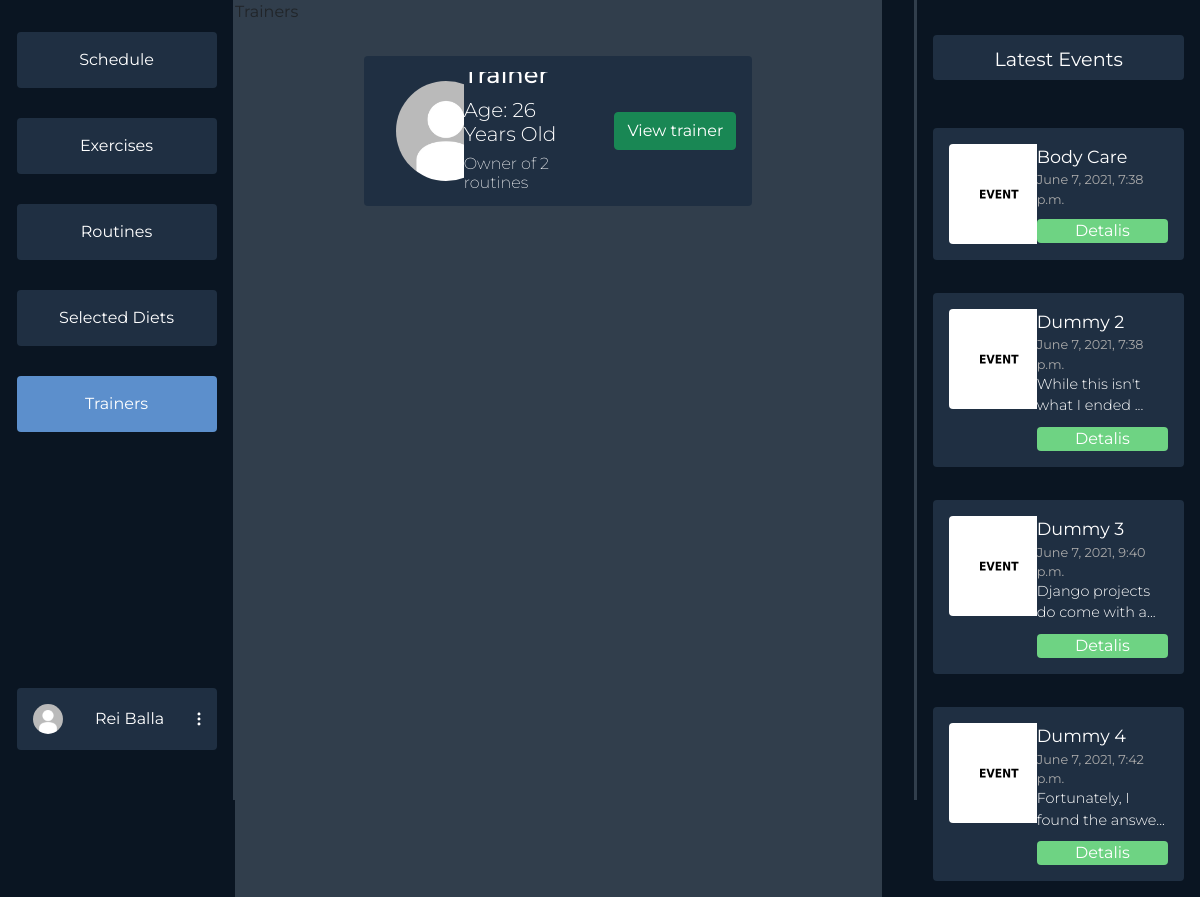
The page /dashboard/trainers/ (signed in) on the database its author committed.
### users/models.py (models this page shows, shortened)
class Profile(models.Model):
    user = models.OneToOneField(User, on_delete=models.CASCADE)
    profile_photo = models.ImageField(
        upload_to='media/profiles/', default='profiles/default.jpg')
    height = models.FloatField(default=170.0)
    weight = models.FloatField(default=60.0)
    weight_goal = models.FloatField(default=70.0)
    GENDER_CHOICES = (('F', 'Female'), ('M', 'Male'), ('O', 'Other'))
    gender = models.CharField(
        max_length=9, choices=GENDER_CHOICES, default=GENDER_CHOICES[0])
    FREQUENCY = (
        ('3x', '3 Times a Week'),
        ('4x', '4 Times a Week'),
        ('5x', '5 Times a Week'),
        ('6x', '6 Times a Week'),
    )
    week_frequency = models.CharField(
        max_length=20, choices=FREQUENCY, default=FREQUENCY[0])
    profile_complete = models.BooleanField(default=False)
    selected_diets = models.ManyToManyField(DietPlan, blank=True)
    age = models.IntegerField(null=True)

### dashboards/models.py (models this page shows, shortened)
class Event(models.Model):
    title = models.CharField(max_length=60, blank=True)
    date = models.DateTimeField(default=datetime.now(), blank=True)
    desc = models.TextField(blank=True)
    thumbnail = models.ImageField(
        upload_to='events/', default='events/default.jpg')

### dashboards/user_views.py (the view)
# urls.py: path('trainers/', user_views.trainers,
@login_required(login_url='login')
def trainers(request):
    events = Event.objects.all()[:4]
    routines = Routine.objects.all()
    routines_owned = []
    trainers = User.objects.all().filter(groups__name='trainer')
    for trainer in trainers:
        routines_owned.append(
            sum([1 for ru in routines if ru.owner == trainer]))
    context = {'options': TRAINERS_NAV, 'events': events,
               'trainers_info': zip(trainers, routines_owned)}
    return render(request, 'dashboards/user/trainers.html', context)

### dashboards/templates/dashboards/user/trainers.html
{% extends 'dashboards/user/dashboard.html' %}
{% load static %}
{% block styles %}
<link rel="stylesheet" href="{% static 'css/dashboards/trainers.css' %}">
{% endblock styles %}
{% block middle %}
<div class="showing-where-you-are">
    Trainers
    </div>
<div class="trainers">
    {% for trainer, nrofroutines in trainers_info %}
    <div class="trainer">
        <div class="left">
            <div class="profile"><img id="profil" src="{{trainer.profile.profile_photo.url}}" ></div>
            <div class="info">
               {% if trainer.get_full_name %}
                <h4>{{trainer.get_full_name}}</h4>
                {% else %}
                <h4>{{trainer.username}}</h4>
                {% endif %}
                <h5>Age: {{ trainer.profile.age }} Years Old</h5>
                <h6>Owner of {{nrofroutines}} routines</h6>
            </div>
        </div>
        <div class="right">
            <a href="{% url 'userdashboard-trainer-details' trainer.id %}" class="btn btn-success">View trainer</a>
        </div>
    </div>
    {% endfor %}
</div>
{% endblock middle %}

### dashboards/templates/dashboards/user/dashboard.html (shortened to what this page needs)
{% load static %}
<html>
  <head>
    <link href="https://cdn.jsdelivr.net/npm/bootstrap@5.0.1/dist/css/bootstrap.min.css" rel="stylesheet">
    <link rel="stylesheet" href="{% static 'css/dashboards/main.css' %}">
    <link rel="stylesheet" href="https://cdn.jsdelivr.net/npm/bootstrap-select@1.13.14/dist/css/bootstrap-select.min.css">
    {% block styles %}
    {% endblock styles %}
  </head>
  <body>
  {% block content %}
  {% if user.is_authenticated %}
  <div class="mycontainer">
    <div class="navigation">
      <div class="nav-col">
        <div class="options">
          {% for key, item in options.items %}
            {% if item.isActive %}
            <a class="option-active" href="/dashboard/{{item.url}}">{{ item.name }}</a>
            {% else %}
            <a class="option" href="/dashboard/{{item.url}}">{{ item.name }}</a>
            {% endif %}
          {% endfor %}
        </div>
        <div class="profile-wrapper">
          <div class="user-btn">
            <div class="profile-pic"><img src="{{ user.profile.profile_photo.url }}" alt=""></div>
            {% if user.first_name %}
            <span>{{user.get_full_name}}</span>
            {% else %}
            <span>{{user.username}}</span>
            {% endif %}
            <div class="three-dot"><img src="{% static 'svg/3dots.svg' %}" alt=""></div>
          </div>
        </div>
      </div>
      <div class="divider"></div>
    </div>
    <div class="middle">
    {% block middle %}
    {% endblock middle %}
    </div>
    <div class="events-section">
      <div class="divider"></div>
      <div class="events">
        <div class="latest">
          Latest Events
        </div>
        <div class="items overflow-auto">
        {% for item in events %}
          <div class="event-item">
            <div class="event-item-left">
              <div class="event-thumb"><img src="{{item.thumbnail.url}}"></div>
            </div>
            <div class="event-item-right">
              <div class="title">{{item.title}}</div>
              <div class="date">{{item.date}}</div>
              {% if item.desc|length > 30 %}
                <div class="desc">{{item.desc|slice:":30"}}...</div>
              {% else %}
                <div class="desc">{{item.desc}}</div>
              {% endif %}
              <div class="details">Detalis</div>
            </div>
          </div>
        {% endfor %}
        </div>
      </div>
    </div>
  </div>
  {% endif %}
  {% endblock content %}
  </body>
<html>

### static/css/dashboards/main.css (style rules this page uses)
* { margin: 0; font-family: "Montserrat", sans-serif; overflow: hidden; }
body { background-color: #0a1522; }
.mycontainer { display: flex; flex-direction: row; justify-content: space-between; }
.navigation { width: 20vw; }
.nav-col { display: flex; flex-direction: column; align-items: flex-end; margin: 1em; }
.options { margin-left: 7em; display: flex; flex-direction: column; justify-content: space-between; margin-top: 1em; height: 400px; }
.option { background-color: #1f2f42; color: #fff; padding: 1em; padding-right: 1em; padding-left: 1em; width: 200px; text-align: center; border-radius: 4px; }
a { text-decoration: none; }
.option-active { background-color: #5c8fcc; color: #fff; padding: 1em; padding-right: 1em; padding-left: 1em; width: 200px; text-align: center; border-radius: 4px; }
.user-btn { background-color: #1f2f42; color: #fff; padding: 1em; padding-right: 1em; padding-left: 1em; width: 200px; text-align: center; border-radius: 4px; margin-top: 16em; display: flex; flex-direction: row; align-items: center; justify-content: space-between; }
.profile-pic img { height: 30px; border-radius: 50%; width: auto; }
.navigation { display: flex; flex-direction: row; }
.divider { background-color: #313e4c; width: 4px; height: 100vh; margin: 0; padding: 0; z-index: 10; }
.middle { margin-right: 2em; width: 55vw; background-color: #313e4c; }
.events-section { margin-right: 1em; width: 23vw; display: flex; flex-direction: row; }
.event-thumb img { width: 100px; height: auto; border-radius: 4px; }
.latest { margin-top: 1em; background-color: #1f2f42; color: white; border-radius: 4px; padding: 0.5em 1em 0.5em 1em; text-align: center; font-size: 1.2em; }
.events { margin-top: 1em; margin-left: 1em; display: flex; flex-direction: column; color: white; width: 100%; }
.items { height: 200px; max-height: 800px; margin-top: 2em; display: flex; flex-direction: column; justify-content: space-between; height: 100%; }
.event-item { background-color: #1f2f42; border-radius: 4px; padding: 1em; display: flex; flex-direction: row; margin: 1em 0 1em 0; }
.event-item-left { width: 40%; }
.event-item-right { width: 60%; }
.event-item-right .title { font-size: 1.1em; }
.event-item-right .date { font-size: 0.8em; color: rgb(170, 170, 170); }
.event-item-right .desc { font-weight: 300; font-size: 0.9em; }
.event-item-right .details { margin-top: 10px; background-color: #6ed383; border-radius: 4px; text-align: center; }

### static/css/dashboards/trainers.css (style rules this page uses)
.trainers { display: flex; flex-direction: column; height: 90vh; overflow-y: auto; margin-top: 2em; }
.profile > img { width: 100px; height: auto; border-radius: 50%; }
.trainer { margin-bottom: 2em; align-self: center; width: 60%; border-radius: 4px; display: flex; flex-direction: row; align-content: center; justify-content: space-between; background-color: #1f2f42; color: white; padding: 1em; min-height: 150px; max-height: 150px; }
.left { display: flex; flex-direction: row; justify-content: space-between; width: 60%; align-items: center; padding: 1em; }
.right { align-self: center; }
.info { background: none; }
.info > h5 { font-weight: 300; }
.info > h6 { font-weight: 200; }

### rows shown on the page
Event: thumbnail (placeholder picture), title "Body Care", date "June 7, 2021, 7:38 p.m."
Event: thumbnail (placeholder picture), title "Dummy 2", date "June 7, 2021, 7:38 p.m.", desc "While this isn't what I ended"
Event: thumbnail (placeholder picture), title "Dummy 3", date "June 7, 2021, 9:40 p.m.", desc "Django projects do come with a"
Event: thumbnail (placeholder picture), title "Dummy 4", date "June 7, 2021, 7:42 p.m.", desc "Fortunately, I found the answe"

### other values the page prints
{{ item.name }} "Schedule" "Exercises" "Routines" "Selected Diets"
{{ item.name }} "Trainers"
{{ user.get_full_name }} "Rei Balla"
{{ trainer.profile.age }} "26"
{{ nrofroutines }} "2"
